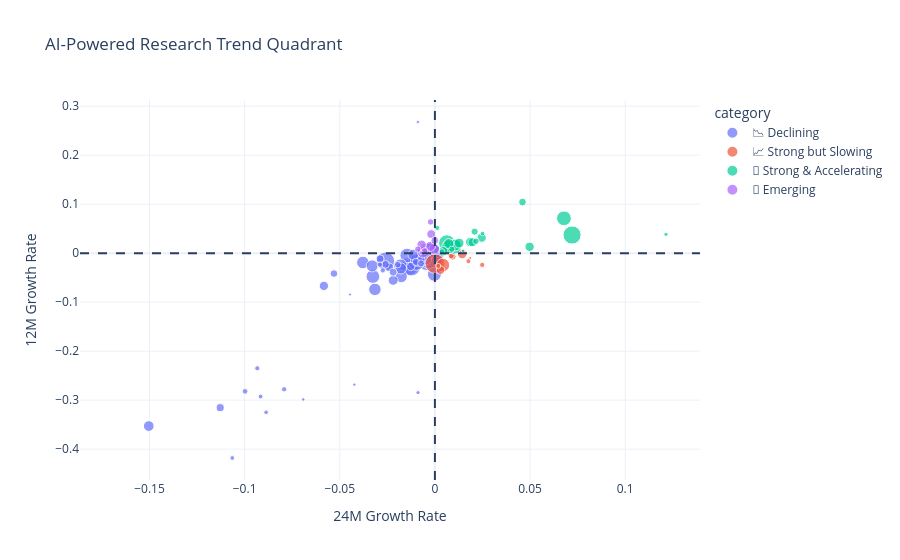

Notebook code cell kept with this figure:
### Code cell
fig = px.scatter(
    topics_df,
    x="slope_24m",
    y="slope_12m",
    color="category",
    size="Count",
    hover_name="label",

    title="AI-Powered Research Trend Quadrant"
)

fig.add_vline(x=0, line_dash="dash")
fig.add_hline(y=0, line_dash="dash")

fig.update_layout(
    xaxis_title="24M Growth Rate",
    yaxis_title="12M Growth Rate",
    template="plotly_white"
)

fig.show()

### Figure 1 — Plotly figure (JSON) as saved in the notebook; plotly's stock layout.template omitted (floating-point values rounded to 4 significant figures)
{"data": [{"hovertemplate": "<b>%{hovertext}</b><br><br>category=📉 Declining<br>slope_24m=%{x}<br>slope_12m=%{y}<br>Count=%{marker.size}<extra></extra>", "hovertext": ["Learning reinforcement driving", "Audio asr recognition", "Languages multilingual language", "Image visual multimodal", "Rag question knowledge", "Reward alignment llms", "Topic scientific summaries", "Intelligence systems artificial", "Point depth object", "Recommender user items", "Education student educational", "Mental health depression", "Node gnns graphs", "Object vision images", "Fl clients learning", "Explanation xai interpretability", "Fake political stance", "Dialog intent taskoriented", "Gender biases fairness", "Forgetting distillation knowledge", "Relation extraction ner", "Speech detection sarcasm", "Label ood tabular", "Agents reinforcement marl", "Deepfake images facial", "Analysis aspect absa", "Fair bias algorithmic", "Snns neuromorphic snn", "Detection anomalies series", "Style authorship texts", "Graph entity entities", "Games agents players", "Detection intrusion iot", "Routing problems scheduling", "Mobility spatiotemporal prediction", "Document handwritten documents", "Defect diagnosis faults", "Ontologies knowledge ontological", "Multiview clusters kmeans", "Tweets media social", "Label al classification", "Language translation slt", "Narrative stories plot", "Business mining event", "Soccer players player", "Argumentative arguments argumentation", "Geospatial geographic spatial", "Missing values data", "Carbon energy sustainability", "Skill resume skills", "Prediction coverage uncertainty", "Eye estimation eyetracking"], "legendgroup": "📉 Declining", "marker": {"color": "#636efa", "size": [9043, 7384, 3799, 3656, 3487, 3180, 2391, 2209, 2122, 2045, 1906, 1773, 1771, 1770, 1757, 1686, 1669, 1637, 1401, 1302, 1295, 1102, 973, 835, 784, 739, 719, 715, 695, 670, 648, 599, 591, 553, 471, 363, 327, 311, 311, 302, 299, 262, 256, 247, 195, 156, 139, 128, 125, 124, 108, 106], "sizemode": "area", "sizeref": 22.61, "symbol": "circle"}, "mode": "markers", "name": "📉 Declining", "orientation": "v", "showlegend": true, "type": "scatter", "x": [-0.003292, -0.00228, -0.02594, -0.01361, -0.01233, -0.009692, -0.01457, -0.0002655, -0.03259, -0.01817, -0.003859, -0.007171, -0.03785, -0.005031, -0.03154, -0.009721, -0.01768, -0.03297, -0.01785, -0.01134, -0.1504, -0.02194, -0.05834, -0.02395, -0.0127, -0.1128, -0.02882, -0.02194, -0.007235, -0.02595, -0.05304, -0.009972, -0.005843, -0.007277, -0.01953, -0.09976, -0.02889, -0.0274, -0.07923, -0.09334, -0.1686, -0.09161, -0.1065, -0.08871, -0.008875, -0.02856, -0.0692, -0.0826, -0.04234, NaN, -0.04464, -0.09004], "xaxis": "x", "y": [-0.007305, -0.00597, -0.01636, -0.02695, -0.02854, -0.01782, -0.004781, -0.04316, -0.04767, -0.02562, -0.000662, -0.004153, -0.01895, -0.01188, -0.07388, -0.01445, -0.04783, -0.02596, -0.03117, -0.003054, -0.3528, -0.0555, -0.0668, -0.02888, -0.02721, -0.3153, -0.01137, -0.03886, -0.01282, -0.02289, -0.04159, -0.01779, -0.0007761, -0.02089, -0.02342, -0.282, -0.02337, -0.0352, -0.2778, -0.2349, NaN, -0.2925, -0.418, -0.3248, -0.2846, NaN, -0.2985, NaN, -0.2683, -0.02378, -0.08441, NaN], "yaxis": "y"}, {"hovertemplate": "<b>%{hovertext}</b><br><br>category=📈 Strong but Slowing<br>slope_24m=%{x}<br>slope_12m=%{y}<br>Count=%{marker.size}<extra></extra>", "hovertext": ["Clinical biomedical patient", "Medical images image", "Classical circuits computing", "Activity har recognition", "Wireless 6g networks", "Csi wireless wifi", "Symbolic neural logic", "Circuit hardware verilog", "Ethical deception llms", "Emails email spam"], "legendgroup": "📈 Strong but Slowing", "marker": {"color": "#EF553B", "size": [4347, 2046, 986, 826, 581, 426, 316, 301, 296, 106], "sizemode": "area", "sizeref": 22.61, "symbol": "circle"}, "mode": "markers", "name": "📈 Strong but Slowing", "orientation": "v", "showlegend": true, "type": "scatter", "x": [4.45e-05, 0.004224, 0.01434, 0.002969, 0.009259, 0.008565, 0.02485, 0.00174, 0.01762, 0.01852], "xaxis": "x", "y": [-0.02142, -0.02433, -0.001792, -0.03456, -0.006729, -0.005249, -0.02389, -0.0262, -0.01615, -0.009792], "yaxis": "y"}, {"hovertemplate": "<b>%{hovertext}</b><br><br>category=🚀 Strong & Accelerating<br>slope_24m=%{x}<br>slope_12m=%{y}<br>Count=%{marker.size}<extra></extra>", "hovertext": ["Cot mathematical llms", "Transformers transformer pruning", "Software generation llms", "Agent gui planning", "Protein drug chemical", "Forecasting time weather", "Market stock trading", "Quantized memory hardware", "Patent law case", "Visual multimodal chart", "Attacks attack llms", "Equations physicsinformed differential", "Hallucinations lvlms llms", "Sampling generation models", "Traits social roleplaying", "Harmful toxicity alignment", "Watermark watermarks steganography", "Creativity ai design", "Auction bidding auctions", "Decoding draft inference", "Transaction financial detection", "Astronomical galaxies radio"], "legendgroup": "🚀 Strong & Accelerating", "marker": {"color": "#00cc96", "size": [3734, 3108, 2571, 2466, 2265, 1478, 1144, 1095, 1005, 988, 982, 954, 904, 668, 584, 471, 433, 350, 294, 241, 209, 147], "sizemode": "area", "sizeref": 22.61, "symbol": "circle"}, "mode": "markers", "name": "🚀 Strong & Accelerating", "orientation": "v", "showlegend": true, "type": "scatter", "x": [0.07208, 0.006283, 0.009987, 0.06782, 0.007305, 0.01083, 0.007273, 0.01273, 0.004342, 0.04977, 0.01853, 0.02459, 0.01973, 0.04602, 0.02087, 0.02159, 0.008879, 0.003722, 0.001259, 0.02503, 0.1214, 0.01483], "xaxis": "x", "y": [0.03705, 0.02052, 0.01326, 0.07118, 0.01295, 0.01655, 0.01955, 0.02063, 0.003858, 0.01301, 0.02258, 0.03154, 0.02234, 0.1043, 0.04391, 0.02443, 0.008181, 0.003497, 0.05139, 0.04027, 0.03851, 0.004866], "yaxis": "y"}, {"hovertemplate": "<b>%{hovertext}</b><br><br>category=🌱 Emerging<br>slope_24m=%{x}<br>slope_12m=%{y}<br>Count=%{marker.size}<extra></extra>", "hovertext": ["Attacks attack robustness", "Fuzzy of sat", "Pruning networks gradient", "Variables causality discovery", "Brain signals decoding", "Private dp data", "Power grid electricity", "Algorithm problems bo", "Bandits regret multiarmed", "Recipe recipes dietary", "Decentralized federated fl"], "legendgroup": "🌱 Emerging", "marker": {"color": "#ab63fa", "size": [1656, 1239, 1123, 1010, 897, 677, 500, 466, 462, 154, 151], "sizemode": "area", "sizeref": 22.61, "symbol": "circle"}, "mode": "markers", "name": "🌱 Emerging", "orientation": "v", "showlegend": true, "type": "scatter", "x": [-0.006129, -0.0003041, -0.002332, -0.006983, -0.001932, -8.12e-05, -0.005377, -0.008995, -0.002281, -0.008933, -0.007151], "xaxis": "x", "y": [0.002291, 0.008627, 0.01387, 0.01703, 0.03897, 0.02596, 0.004506, 0.008327, 0.06373, 0.2677, 0.0009053], "yaxis": "y"}], "layout": {"legend": {"itemsizing": "constant", "title": {"text": "category"}, "tracegroupgap": 0}, "shapes": [{"line": {"dash": "dash"}, "type": "line", "x0": 0, "x1": 0, "xref": "x", "y0": 0, "y1": 1, "yref": "y domain"}, {"line": {"dash": "dash"}, "type": "line", "x0": 0, "x1": 1, "xref": "x domain", "y0": 0, "y1": 0, "yref": "y"}], "title": {"text": "AI-Powered Research Trend Quadrant"}, "xaxis": {"anchor": "y", "domain": [0, 1], "title": {"text": "24M Growth Rate"}}, "yaxis": {"anchor": "x", "domain": [0, 1], "title": {"text": "12M Growth Rate"}}}}
